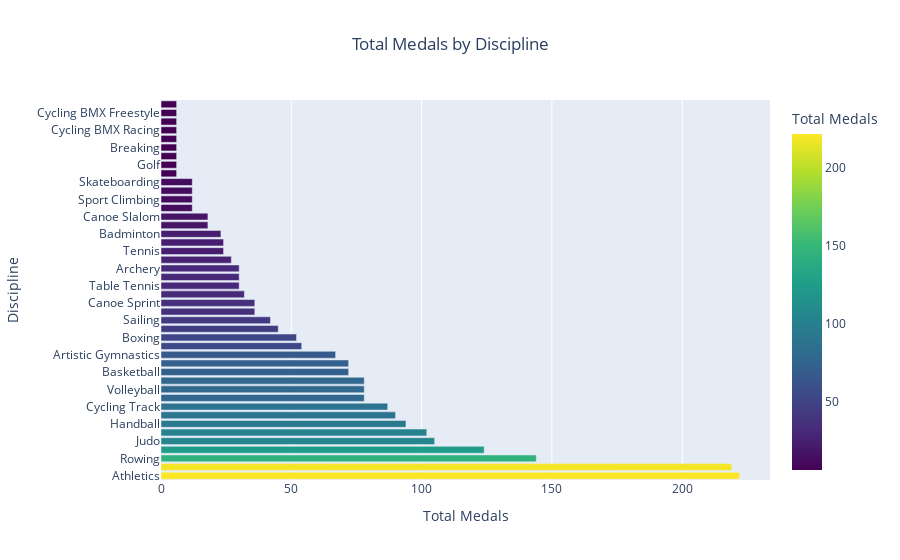
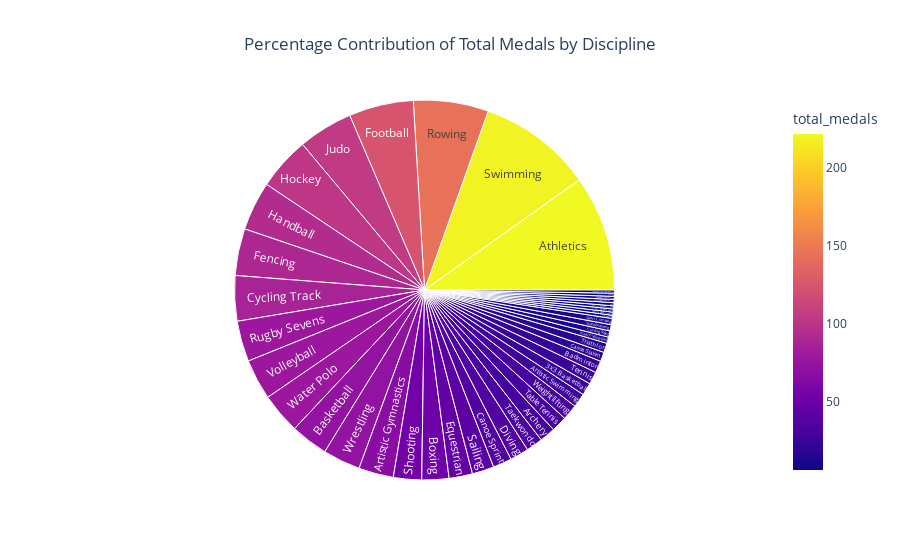

Write notebook code for charts like these, in order.
### Markdown cell above
**Fourth Motivation: Comparative Event-Level Analysis**

**Objective: Perform a detailed analysis of specific events or disciplines, identifying key patterns and insights such as:**

Dominant countries in specific events.
Event-level medal trends.
Performance analysis of top athletes or teams.

### Code cell
import pandas as pd
import matplotlib.pyplot as plt
import seaborn as sns
import plotly.express as px
# Load dataset
medals_by_event_path = r"C:\Users\sreev\Data Visualization\Olympics 2024\Paris 2024 Summer Olympic Games Data analysis\Exported Data\Medals by Discipline.csv"
medals_by_event_df = pd.read_csv(medals_by_event_path)

# Bar Chart: Total Medals by Discipline
medals_by_event_df = medals_by_event_df.sort_values(by='total_medals', ascending=False)

fig = px.bar(
    medals_by_event_df,
    x='total_medals',
    y='discipline',
    orientation='h',
    color='total_medals',
    color_continuous_scale='Viridis',
    title='Total Medals by Discipline',
    labels={'total_medals': 'Total Medals', 'discipline': 'Discipline'}
)
fig.update_layout(
    xaxis=dict(title='Total Medals'),
    yaxis=dict(title='Discipline'),
    title_x=0.5
)
fig.show()

# Pie Chart: Percentage Contribution
medals_by_event_df['Percentage'] = (medals_by_event_df['total_medals'] / medals_by_event_df['total_medals'].sum()) * 100

# Group smaller contributions into "Other"
threshold = 2  # Percent threshold for grouping
medals_by_event_df['Category'] = medals_by_event_df['Percentage'].apply(lambda x: 'Other' if x < threshold else None)
medals_by_event_df['Category'] = medals_by_event_df['Category'].fillna(medals_by_event_df['discipline'])
grouped_df = medals_by_event_df.groupby('Category', as_index=False).sum()

# plt.figure(figsize=(8, 8))
# plt.pie(
#     grouped_df['Percentage'],
#     labels=grouped_df['Category'],
#     autopct='%1.1f%%',
#     startangle=140,
#     colors=sns.color_palette('pastel'),
# )
# plt.title('Percentage Contribution of Total Medals by Discipline', fontsize=16)
# plt.show()
fig = px.sunburst(
    medals_by_event_df,
    path=['discipline'],
    values='total_medals',
    title='Percentage Contribution of Total Medals by Discipline',
    color='total_medals',
    color_continuous_scale='Plasma',
)
fig.update_layout(title_x=0.5)
fig.show()


# Future Aspirations
max_medals = medals_by_event_df['total_medals'].max()
medals_by_event_df['Gap_to_Parity'] = max_medals - medals_by_event_df['total_medals']
medals_by_event_df['Projected_Growth'] = medals_by_event_df['Gap_to_Parity'] + medals_by_event_df['total_medals']

# Bar Chart: Projected Growth
# plt.figure(figsize=(12, 6))
# sns.barplot(data=medals_by_event_df, x='discipline', y='Projected_Growth', palette='coolwarm')
# plt.title('Projected Growth in Medals by Discipline', fontsize=16)
# plt.xlabel('Discipline', fontsize=12)
# plt.ylabel('Projected Growth', fontsize=12)
# plt.xticks(rotation=45, fontsize=9)
# # Add numbers on bars
# for i, v in enumerate(medals_by_event_df['Projected_Growth']):
#     plt.text(i, v + 5, str(int(v)), ha='center', fontsize=8)
# plt.tight_layout()
# plt.show()
growth_df = medals_by_event_df[['discipline', 'total_medals', 'Projected_Growth']].melt(
    id_vars='discipline',
    var_name='Metric',
    value_name='Count'
)

fig = px.bar(
    growth_df,
    x='discipline',
    y='Count',
    color='Metric',
    barmode='group',
    title='Current Totals vs. Projected Growth by Discipline',
    labels={'Count': 'Medal Count', 'discipline': 'Discipline'}
)
fig.update_layout(
    xaxis=dict(title='Discipline'),
    yaxis=dict(title='Medal Count'),
    title_x=0.5
)
fig.show()


# Save updated data to CSV
medals_by_event_df.to_csv('enhanced_medals_analysis.csv', index=False)
print("Enhanced analysis saved to 'enhanced_medals_analysis.csv'")

### Figure 1 — Plotly figure (JSON) as saved in the notebook; plotly's stock layout.template omitted (floating-point values rounded to 4 significant figures)
{"data": [{"alignmentgroup": "True", "hovertemplate": "Total Medals=%{marker.color}<br>Discipline=%{y}<extra></extra>", "legendgroup": "", "marker": {"color": [222, 219, 144, 124, 105, 102, 94, 90, 87, 78, 78, 78, 72, 72, 67, 54, 52, 45, 42, 36, 36, 32, 30, 30, 30, 27, 24, 24, 23, 18, 18, 12, 12, 12, 12, 6, 6, 6, 6, 6, 6, 6, 6, 6], "coloraxis": "coloraxis", "pattern": {"shape": ""}}, "name": "", "offsetgroup": "", "orientation": "h", "showlegend": false, "textposition": "auto", "type": "bar", "x": [222, 219, 144, 124, 105, 102, 94, 90, 87, 78, 78, 78, 72, 72, 67, 54, 52, 45, 42, 36, 36, 32, 30, 30, 30, 27, 24, 24, 23, 18, 18, 12, 12, 12, 12, 6, 6, 6, 6, 6, 6, 6, 6, 6], "xaxis": "x", "y": ["Athletics", "Swimming", "Rowing", "Football", "Judo", "Hockey", "Handball", "Fencing", "Cycling Track", "Water Polo", "Volleyball", "Rugby Sevens", "Basketball", "Wrestling", "Artistic Gymnastics", "Shooting", "Boxing", "Equestrian", "Sailing", "Diving", "Canoe Sprint", "Taekwondo", "Table Tennis", "Weightlifting", "Archery", "Artistic Swimming", "Tennis", "3x3 Basketball", "Badminton", "Triathlon", "Canoe Slalom", "Cycling Road", "Sport Climbing", "Beach Volleyball", "Skateboarding", "Surfing", "Golf", "Marathon Swimming", "Breaking", "Trampoline Gymnastics", "Cycling BMX Racing", "Cycling Mountain Bike", "Cycling BMX Freestyle", "Modern Pentathlon"], "yaxis": "y"}], "layout": {"barmode": "relative", "coloraxis": {"colorbar": {"title": {"text": "Total Medals"}}, "colorscale": [[0, "#440154"], [0.1111, "#482878"], [0.2222, "#3e4989"], [0.3333, "#31688e"], [0.4444, "#26828e"], [0.5556, "#1f9e89"], [0.6667, "#35b779"], [0.7778, "#6ece58"], [0.8889, "#b5de2b"], [1, "#fde725"]]}, "legend": {"tracegroupgap": 0}, "title": {"text": "Total Medals by Discipline", "x": 0.5}, "xaxis": {"anchor": "y", "domain": [0, 1], "title": {"text": "Total Medals"}}, "yaxis": {"anchor": "x", "domain": [0, 1], "title": {"text": "Discipline"}}}}

### Figure 2 — Plotly figure (JSON) as saved in the notebook; plotly's stock layout.template omitted (floating-point values rounded to 4 significant figures)
{"data": [{"branchvalues": "total", "customdata": [[24], [30], [67], [27], [222], [23], [72], [12], [52], [6], [18], [36], [6], [6], [6], [12], [87], [36], [45], [90], [124], [6], [94], [102], [105], [6], [6], [144], [78], [42], [54], [12], [12], [6], [219], [30], [32], [24], [6], [18], [78], [78], [30], [72]], "domain": {"x": [0, 1], "y": [0, 1]}, "hovertemplate": "labels=%{label}<br>total_medals_sum=%{value}<br>parent=%{parent}<br>id=%{id}<br>total_medals=%{color}<extra></extra>", "ids": ["3x3 Basketball", "Archery", "Artistic Gymnastics", "Artistic Swimming", "Athletics", "Badminton", "Basketball", "Beach Volleyball", "Boxing", "Breaking", "Canoe Slalom", "Canoe Sprint", "Cycling BMX Freestyle", "Cycling BMX Racing", "Cycling Mountain Bike", "Cycling Road", "Cycling Track", "Diving", "Equestrian", "Fencing", "Football", "Golf", "Handball", "Hockey", "Judo", "Marathon Swimming", "Modern Pentathlon", "Rowing", "Rugby Sevens", "Sailing", "Shooting", "Skateboarding", "Sport Climbing", "Surfing", "Swimming", "Table Tennis", "Taekwondo", "Tennis", "Trampoline Gymnastics", "Triathlon", "Volleyball", "Water Polo", "Weightlifting", "Wrestling"], "labels": ["3x3 Basketball", "Archery", "Artistic Gymnastics", "Artistic Swimming", "Athletics", "Badminton", "Basketball", "Beach Volleyball", "Boxing", "Breaking", "Canoe Slalom", "Canoe Sprint", "Cycling BMX Freestyle", "Cycling BMX Racing", "Cycling Mountain Bike", "Cycling Road", "Cycling Track", "Diving", "Equestrian", "Fencing", "Football", "Golf", "Handball", "Hockey", "Judo", "Marathon Swimming", "Modern Pentathlon", "Rowing", "Rugby Sevens", "Sailing", "Shooting", "Skateboarding", "Sport Climbing", "Surfing", "Swimming", "Table Tennis", "Taekwondo", "Tennis", "Trampoline Gymnastics", "Triathlon", "Volleyball", "Water Polo", "Weightlifting", "Wrestling"], "marker": {"coloraxis": "coloraxis", "colors": [24, 30, 67, 27, 222, 23, 72, 12, 52, 6, 18, 36, 6, 6, 6, 12, 87, 36, 45, 90, 124, 6, 94, 102, 105, 6, 6, 144, 78, 42, 54, 12, 12, 6, 219, 30, 32, 24, 6, 18, 78, 78, 30, 72]}, "name": "", "parents": ["", "", "", "", "", "", "", "", "", "", "", "", "", "", "", "", "", "", "", "", "", "", "", "", "", "", "", "", "", "", "", "", "", "", "", "", "", "", "", "", "", "", "", ""], "type": "sunburst", "values": [24, 30, 67, 27, 222, 23, 72, 12, 52, 6, 18, 36, 6, 6, 6, 12, 87, 36, 45, 90, 124, 6, 94, 102, 105, 6, 6, 144, 78, 42, 54, 12, 12, 6, 219, 30, 32, 24, 6, 18, 78, 78, 30, 72]}], "layout": {"coloraxis": {"colorbar": {"title": {"text": "total_medals"}}, "colorscale": [[0, "#0d0887"], [0.1111, "#46039f"], [0.2222, "#7201a8"], [0.3333, "#9c179e"], [0.4444, "#bd3786"], [0.5556, "#d8576b"], [0.6667, "#ed7953"], [0.7778, "#fb9f3a"], [0.8889, "#fdca26"], [1, "#f0f921"]]}, "legend": {"tracegroupgap": 0}, "title": {"text": "Percentage Contribution of Total Medals by Discipline", "x": 0.5}}}
